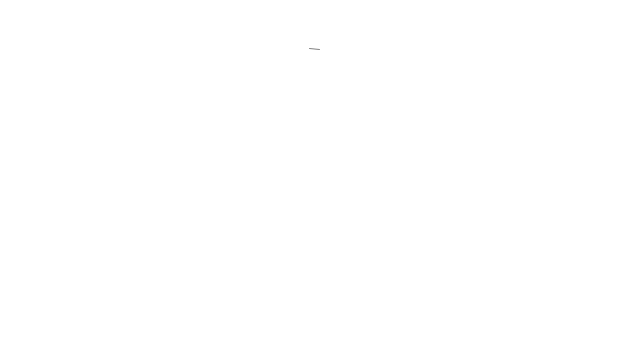
Frame 1 (no input)
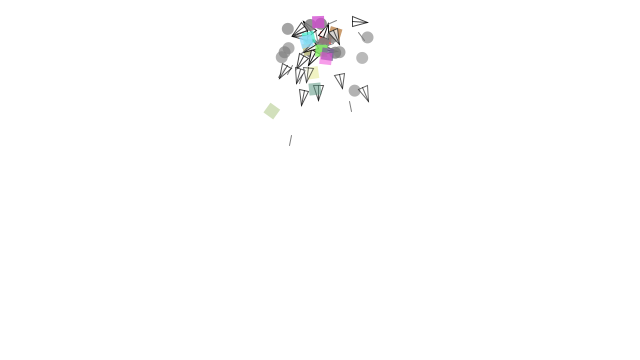
Frame 60 (the mouse pressed at the canvas centre just before this capture)
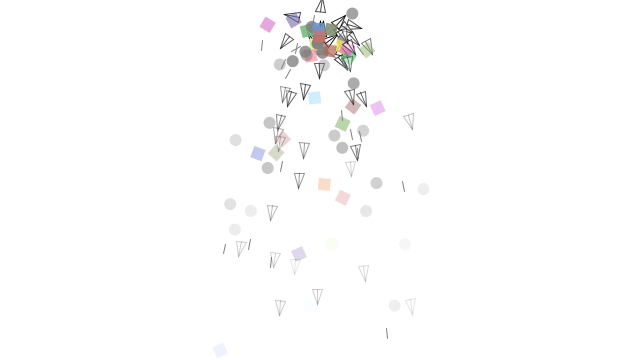
Frame 120 (the mouse held since frame 60 and released just before this capture)

The Processing sketch that drew these frames (run headless with seeded random() and noise(); from frame 60 on, the mouse is pressed at the canvas centre):

// Processing sketch: exer_4_8
// ── exer_4_8.pde
// The Nature of Code
// Daniel Shiffman
// http://natureofcode.com

ParticleSystem ps;

void setup() {
  size(640,360);
  ps = new ParticleSystem(new PVector(width/2,50));
}

void draw() {
  background(255);
  // add a new particle each time we call draw as long as there are 
  // fewer than 200 particles in our ps
  
  // note that this will get filled with raindrops over time, since
  // they don't "die"
  if(ps.particles.size() < 200) {
    ps.addParticle();
  }
  ps.run();
}
// ── Confetti.pde
// The Nature of Code
// Daniel Shiffman
// http://natureofcode.com

class Confetti extends Particle {

  Confetti(PVector l) {
    super(l);
  }

  // Inherits update() from parent

  // we override Particle's display method
  void display() {
    rectMode(CENTER);
    noStroke();
    // randomly choose a soft color to display in
    int r = int(random(75, 255));
    int g = int(random(75, 255));
    int b = int(random(75, 255));
    color c = color(r, g, b);
    fill(c, lifespan);
    pushMatrix();
    translate(position.x, position.y);
    float theta = map(position.x, 0, width, 0, TWO_PI*2);
    rotate(theta);
    rect(0, 0, 12, 12);
    popMatrix();
  }
}
// ── Dart.pde
class Dart extends Particle {

  float pLen;

  Dart(PVector l) {
    super(l);
    pLen = 5;
  }

  // Inherits update() from parent
  
  // we override Particle's display method
  void display() {
    stroke(0, lifespan);
    strokeWeight(1);
    fill(255, lifespan);
    pushMatrix();

    translate(position.x, position.y);
    rotate(velocity.heading());

    // draw a dart-like thing
    triangle(0, -pLen, 0, pLen, pLen*3, 0);
    line(0, 0, pLen*3, 0);

    popMatrix();
  }
}
// ── Particle.pde
// The Nature of Code
// Daniel Shiffman
// http://natureofcode.com

// Simple Particle System

class Particle {
  
  PVector position;
  PVector velocity;
  PVector acceleration;
  float lifespan;

  Particle(PVector l) {
    acceleration = new PVector(0,0.05);
    velocity = new PVector(random(-1,1),random(-2,0));
    position = l.get();
    lifespan = 255.0;
  }

  void run() {
    update();
    display();
  }

  // Method to update position
  void update() {
    velocity.add(acceleration);
    position.add(velocity);
    lifespan -= 2.0;
  }

  // Method to display
  void display() {
    noStroke();
    fill(127,lifespan);
    ellipse(position.x,position.y,12,12);
  }
  
  // Is the particle still useful?
  boolean isDead() {
    if (lifespan < 0.0) {
      return true;
    } else {
      return false;
    }
  }
}
// ── ParticleSystem.pde
// The Nature of Code
// Daniel Shiffman
// http://natureofcode.com

class ParticleSystem {
  ArrayList<Particle> particles;
  PVector origin;

  ParticleSystem(PVector position) {
    origin = position.get();
    particles = new ArrayList<Particle>();
  }

  // An equal probablity of any type of Particle being added
  void addParticle() {
    float r = random(1);
    if (r < 0.25) { 
      particles.add(new Particle(origin));
    } else if (r < 0.5) {
      particles.add(new Confetti(origin));
    } else if (r < 0.75) {
      particles.add(new Rain(origin));
    } else {
      particles.add(new Dart(origin));
    }
  }

  void run() {
    for (int i = particles.size()-1; i >= 0; i--) {
      Particle p = particles.get(i);
      p.run();
      if (p.isDead()) {
        particles.remove(i);
      }
    }
  }
}
// ── Rain.pde
class Rain extends Particle {

  float topspeed;

  Rain(PVector l) {
    super(l);
    topspeed = 2.0;
  }

  // we override Particle's update method
  void update() {
    velocity.add(acceleration);
    position.add(velocity);

    // let's turn off lifespan decreasing: these raindrops will live forever
    // lifespan -= 2.0;

    // and we add a call to checkEdges, so our raindrops wrap
    checkEdges();
  }

  // we override Particle's display method
  void display() {
    stroke(127, lifespan);
    pushMatrix();
    translate(position.x, position.y);
    rotate(velocity.heading());
    // a raindrop is a line drawn at its velocity angle
    line(0, 0, 10, 0);
    popMatrix();
  }

  // checkEdges() wraps position horizontally + vertically
  void checkEdges() {

    if (position.x > width) {
      position.x = 0;
    } else if (position.x < 0) {
      position.x = width;
    }

    if (position.y > height) {
      position.y = 0;
    } else if (position.y < 0) {
      position.y = height;
    }
  }
}
